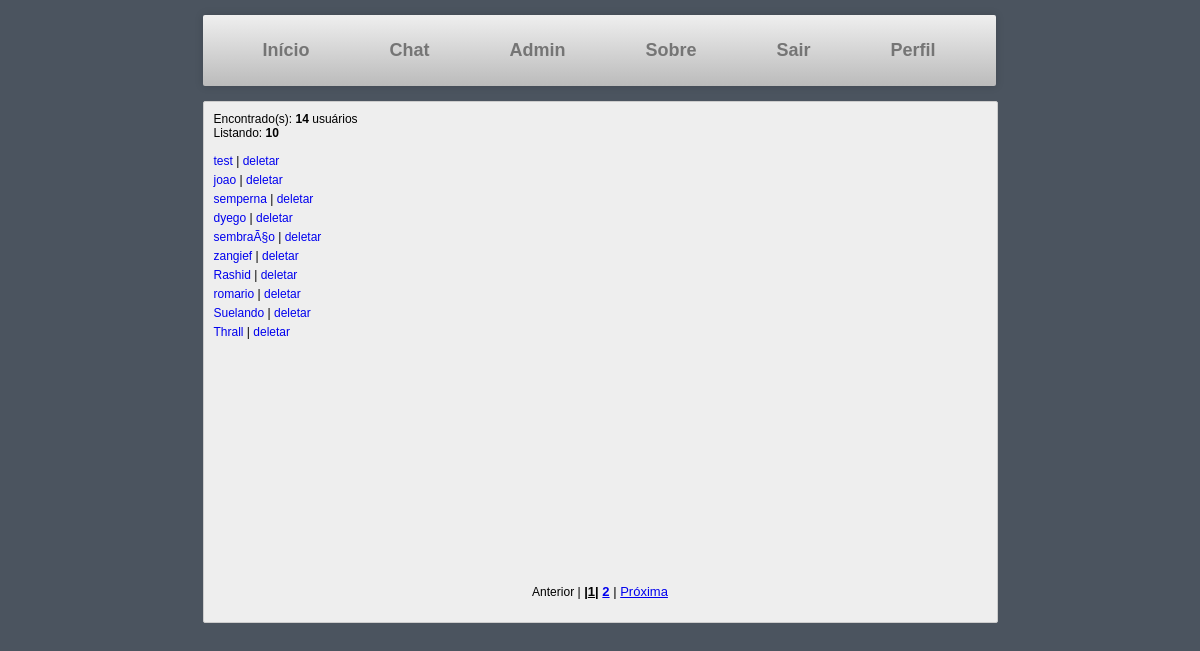
The app's page /index.php?page=admin (signed in) with its own data.
### tables this page shows
CREATE TABLE IF NOT EXISTS `usuarios` (
`id` int(11) NOT NULL,
  `usuario` varchar(32) NOT NULL,
  `senha` varchar(32) NOT NULL,
  `ultimo_login` datetime NOT NULL DEFAULT '0000-00-00 00:00:00',
  `contador` mediumint(9) NOT NULL DEFAULT '0',
  `email` varchar(40) NOT NULL DEFAULT '0',
  `ban` int(11) NOT NULL DEFAULT '0',
  `ultimo_ip` varchar(100) NOT NULL DEFAULT '0',
  `atual_ip` varchar(100) NOT NULL DEFAULT '0.0.0.0',
  `level` tinyint(3) NOT NULL DEFAULT '0',
  `registro` timestamp NOT NULL DEFAULT '0000-00-00 00:00:00',
  `apelido` varchar(32) NOT NULL,
  `hash` varchar(100) NOT NULL
);

### session.php (called while the page is built, shortened)
<?php
   include('conectar.php');
   $user_check = $_SESSION['login_user'];
   $ses_sql = mysqli_query($db,"select usuario from usuarios where usuario = '$user_check' ");
   $row = mysqli_fetch_array($ses_sql,MYSQLI_ASSOC);
   $login_session = $row['usuario'];
?>

### admin.php (the view, shortened to what this page needs)
<?php
if ($level >= "1"){
$pg = $_GET['lista'];
if (!isset($pg))
{
$pg = 1;
}
$sqladmin = mysqli_query($db,"SELECT * FROM usuarios") or die ("consulta um falhou");
$qtpg = 10;
$total = mysqli_num_rows($sqladmin);
if ($total <= $qtpg)
{
$total_paginas = 1;
} else {
$total_paginas = ceil($total/$qtpg);
}
$inicio = ($pg - 1) * $qtpg;
print "Encontrado(s): "."<b>"."$total"."</b>"." usuários"."<br>";
print "Listando: "."<b>"."$qtpg"."</b>"."<br><br>";
print "<div id='adminlista'>";
$sqladmin = mysqli_query($db,"SELECT * FROM usuarios LIMIT $inicio, $qtpg") or die ("consulta falhou");
while($array_result=mysqli_fetch_array($sqladmin)){
$iduser = $array_result["id"];
$user = $array_result["usuario"];
print "<p><a class='linkedita' href='?page=edita&id=$iduser'>$user</a> | <a class='linkedita' href='?page=deleta&id=$iduser'>deletar</a></p>";
}
print "</div>";
print "<div class='listapagina'>";
if ($pg == 1) {
	echo "Anterior |";
}
else
{echo "<a href=\"?page=admin&lista=".($pg - 1)."\" targe=\"_self\">Anterior</a> |";}
$i = 1;
while ($i <= $total_paginas) {
if ($i == $pg)
{
echo "<strong><font size=2 color=#000000>";
echo " <b>|<u>$i</u>|</b> ";
echo "</font></strong>";
}
else
{
echo "<strong><font size=2 color=#000000>";
echo " <a href=\"?page=admin&lista=".$i."\" target=\"_self\">".$i."</a> ";
echo "</font></strong>";
}
$i = $i + 1;
}
if ($pg == $total_paginas)
{
echo "<font size=2 color=#000000>";
echo "| Próxima\n";
echo "</font>";
}
else
{
echo "<font size=2 color=#000000>";
echo "| <a href=\"?page=admin&lista=".($pg + 1)."\" targe=\"_self\">Próxima</a>\n";
echo "</font>"; }
print "</div>";
} else {echo "Você não é admin";}
?>

### index.php (shortened to what this page needs)
<?php
   include('session.php');
$sqlselect = "SELECT * FROM usuarios WHERE usuario = '$login_session'";
$queryselect = mysqli_query($db,$sqlselect) or die ("Não foi possível realizar a consulta!!!");
$exibe = mysqli_fetch_array($queryselect);
	$level = $exibe["level"];
?>
<html>
<head>
<link rel="stylesheet" type="text/css" href="chat/styles.css" />
</head>
<body>
<nav>
	<ul>
        <li><a href="?page=home">Início</a></li>
        <li><a href="?page=chat/chat">Chat</a></li>
        <li><a href="?page=admin">Admin</a></li>
		<li><a href="?page=sobre">Sobre</a></li>
        <li><a href="logout.php">Sair</a></li>
		<li><a href="http://steamcommunity.com/id/dyegostan">Perfil</a></li>
	</ul>
</nav>
<div id="container2">
<?php
if(empty($_GET['page'])) {
include ("home.php");
 }
elseif(file_exists($_GET['page'].'.php')) { include
($_GET['page'].'.php'); }
else {
	echo "Deu ruim";
	print "<p>Isso é um erro 404.</p>";
	}
?>
</div>
</body>
</html>

### index.php (style rules this page uses)
* { margin: auto; padding: auto; }
body { background-color: #4b545f; width: 795px; font-family: arial, helvetica, sans-serif; font-size: 12px; }
p { margin-bottom: 5px; }
nav { margin-left: 0px; margin-top: 15px; font-size: 18px; font-weight: bold; }
nav ul { background: #efefef; background: linear-gradient(top, #efefef 0%, #bbbbbb 100%); background: -moz-linear-gradient(top, #efefef 0%, #bbbbbb 100%); background: -webkit-linear-gradient(top, #efefef 0%,#bbbbbb 100%); box-shadow: 0px 0px 9px rgba(0,0,0,0.15); padding: 0 20px; border-radius: 2px; list-style: none; position: relative; display: inline-table; }
nav ul:after { content: ""; clear: both; display: block; }
nav ul li { float: left; }
nav ul li a { display: block; padding: 25px 40px; color: #757575; text-decoration: none; }
#container2 { height: 500px; padding: 10; margin:15px auto; border: 1px solid #ccc; background-color: #eee; border-radius: 2px; }
.listapagina { text-align: center; bottom: 0; }
#adminlista { height: 430px; }
.linkedita { text-decoration: none; }

### records on screen
usuarios: level "10", usuario "test"
usuarios: usuario "joao"
usuarios: usuario "semperna"
usuarios: usuario "dyego"
usuarios: usuario "sembraÃ§o"
usuarios: usuario "zangief"
usuarios: usuario "Rashid"
usuarios: usuario "romario"
usuarios: usuario "Suelando"
usuarios: usuario "Thrall"

### other values on screen
$total "14"
